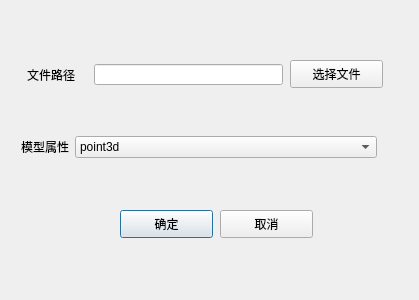
<?xml version="1.0" encoding="UTF-8"?>
<ui version="4.0">
 <class>readModelDialog</class>
 <widget class="QDialog" name="readModelDialog">
  <property name="geometry">
   <rect>
    <x>0</x>
    <y>0</y>
    <width>419</width>
    <height>300</height>
   </rect>
  </property>
  <property name="windowTitle">
   <string>readModelDialog</string>
  </property>
  <widget class="QPushButton" name="conform">
   <property name="geometry">
    <rect>
     <x>120</x>
     <y>210</y>
     <width>93</width>
     <height>28</height>
    </rect>
   </property>
   <property name="text">
    <string>确定</string>
   </property>
  </widget>
  <widget class="QPushButton" name="cancle">
   <property name="geometry">
    <rect>
     <x>220</x>
     <y>210</y>
     <width>93</width>
     <height>28</height>
    </rect>
   </property>
   <property name="text">
    <string>取消</string>
   </property>
  </widget>
  <widget class="QWidget" name="widget_3" native="true">
   <property name="geometry">
    <rect>
     <x>10</x>
     <y>120</y>
     <width>378</width>
     <height>54</height>
    </rect>
   </property>
   <layout class="QHBoxLayout" name="horizontalLayout_2">
    <item>
     <widget class="QLabel" name="label_2">
      <property name="sizePolicy">
       <sizepolicy hsizetype="Fixed" vsizetype="Preferred">
        <horstretch>0</horstretch>
        <verstretch>0</verstretch>
       </sizepolicy>
      </property>
      <property name="text">
       <string>模型属性</string>
      </property>
     </widget>
    </item>
    <item>
     <widget class="QComboBox" name="modelType">
      <property name="sizePolicy">
       <sizepolicy hsizetype="Preferred" vsizetype="Fixed">
        <horstretch>0</horstretch>
        <verstretch>0</verstretch>
       </sizepolicy>
      </property>
      <item>
       <property name="text">
        <string>point3d</string>
       </property>
      </item>
      <item>
       <property name="text">
        <string>point4d</string>
       </property>
      </item>
      <item>
       <property name="text">
        <string>bezierLine</string>
       </property>
      </item>
      <item>
       <property name="text">
        <string>nurbusLine</string>
       </property>
      </item>
      <item>
       <property name="text">
        <string>nurbusSurface</string>
       </property>
      </item>
      <item>
       <property name="text">
        <string>nurbusVol</string>
       </property>
      </item>
     </widget>
    </item>
   </layout>
  </widget>
  <widget class="QLabel" name="label">
   <property name="geometry">
    <rect>
     <x>27</x>
     <y>58</y>
     <width>60</width>
     <height>33</height>
    </rect>
   </property>
   <property name="text">
    <string>文件路径</string>
   </property>
  </widget>
  <widget class="QLineEdit" name="filePath">
   <property name="geometry">
    <rect>
     <x>94</x>
     <y>64</y>
     <width>189</width>
     <height>21</height>
    </rect>
   </property>
  </widget>
  <widget class="QPushButton" name="selectFile">
   <property name="geometry">
    <rect>
     <x>290</x>
     <y>60</y>
     <width>93</width>
     <height>28</height>
    </rect>
   </property>
   <property name="text">
    <string>选择文件</string>
   </property>
  </widget>
 </widget>
 <layoutdefault spacing="6" margin="11"/>
 <resources/>
 <connections/>
</ui>
